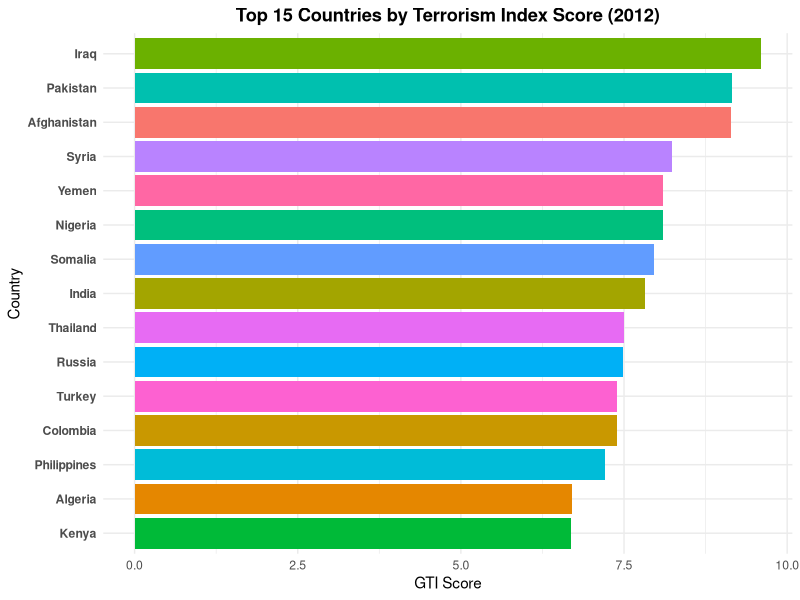
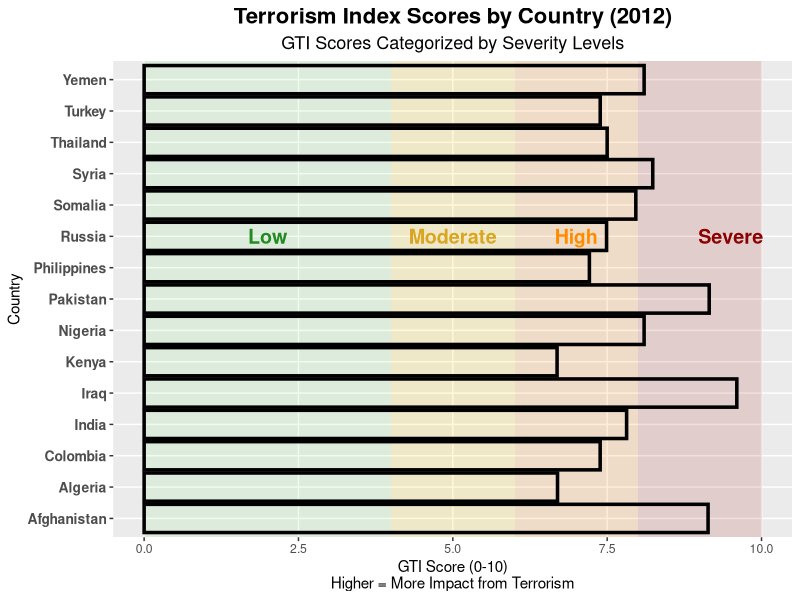
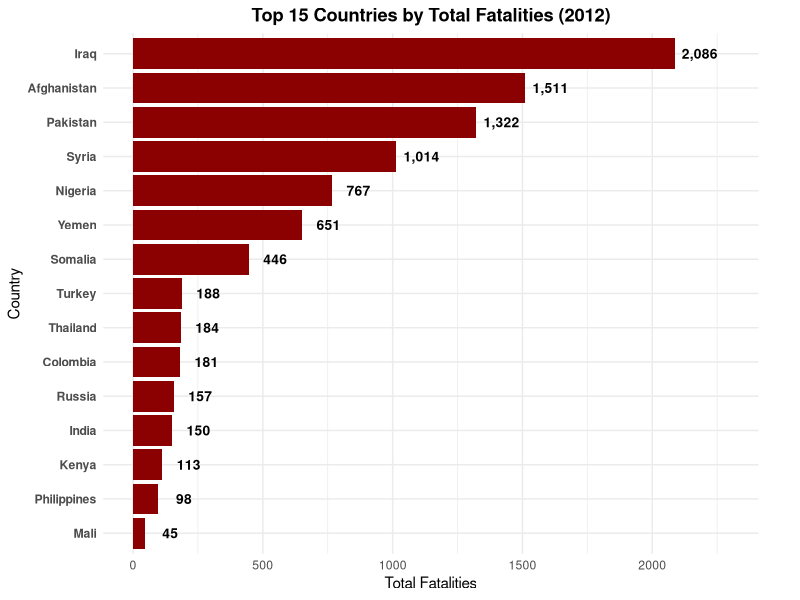
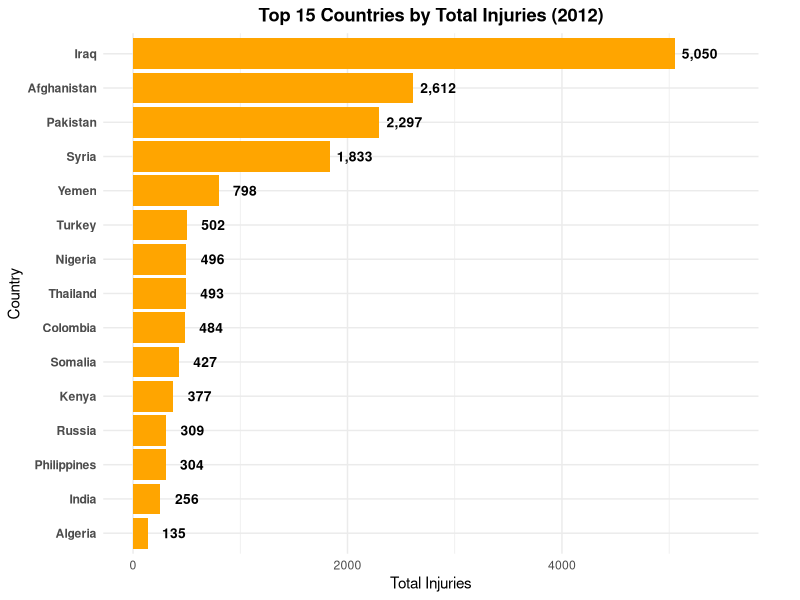
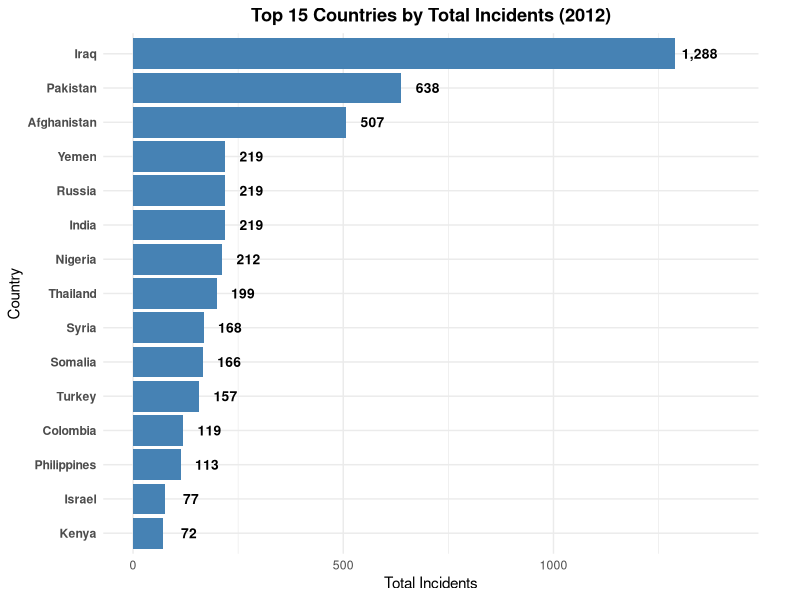
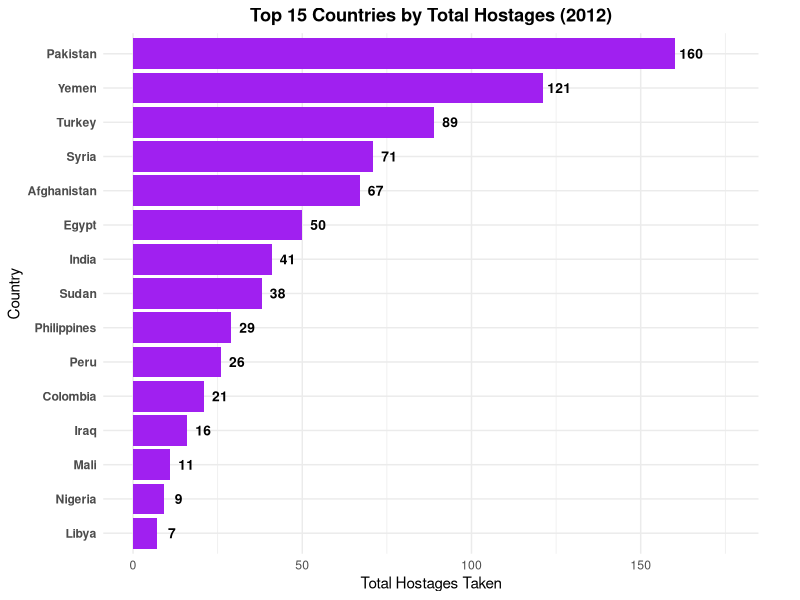
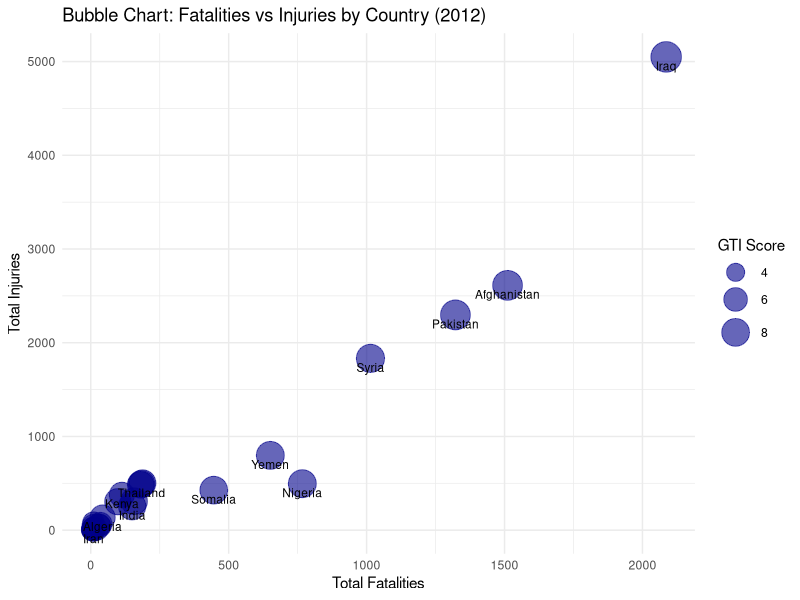

R code for these plots, in order:
## ---- chunk 1
#| label: setup
#| message: false
#| warning: false
#| echo: false

library(readxl)
library(dplyr)
library(tidyr)
library(ggplot2)

# Load the data
df <- read_excel("data/Global Terrorism Index 2023.xlsx", sheet = "2012")

# Clean and filter the data
df_clean <- df %>%
  select(Country, Rank, Score, Incidents, Fatalities, Injuries, Hostages) %>%
  mutate(across(c(Score, Incidents, Fatalities, Injuries, Hostages), as.numeric))

# Filter top 15 countries based on 2012 score
top15 <- df_clean %>%
  arrange(desc(Score)) %>%
  slice(1:15)

## ---- chunk 2
#| label: overall-trend
#| fig-cap: "GTI Scores for Top 15 Most Affected Countries (2012)"

# Plot the data
ggplot(top15, aes(x = reorder(Country, Score), y = Score, fill = Country)) +
  geom_col() +
  coord_flip() +
  labs(title = "Top 15 Countries by Terrorism Index Score (2012)",
       y = "GTI Score", x = "Country") +
  theme_minimal() +
  theme(
    plot.title = element_text(hjust = 0.5, face = "bold"),
    axis.text.y = element_text(face = "bold"),
    legend.position = "none"
  )
## ---- chunk 3
#| label: country-severity
#| fig-cap: "Terrorism Index Trends by Country (2012), with Severity Levels"
#| fig-width: 12
#| fig-height: 8

# Plot the data for top 15 countries
ggplot(top15, aes(x = Country, y = Score)) +
  # Severity background bands (more visible)
  annotate("rect", xmin = -Inf, xmax = Inf, ymin = 8, ymax = 10,
           fill = "#B22222", alpha = 0.15) +
  annotate("rect", xmin = -Inf, xmax = Inf, ymin = 6, ymax = 8,
           fill = "#FF8C00", alpha = 0.15) +
  annotate("rect", xmin = -Inf, xmax = Inf, ymin = 4, ymax = 6,
           fill = "#FFD700", alpha = 0.15) +
  annotate("rect", xmin = -Inf, xmax = Inf, ymin = 0, ymax = 4,
           fill = "#90EE90", alpha = 0.15) +

  # Add labels to indicate severity zones
  annotate("text", x = 10, y = 9.5, label = "Severe", color = "#8B0000", size = 5, fontface = "bold") +
  annotate("text", x = 10, y = 7, label = "High", color = "#FF8C00", size = 5, fontface = "bold") +
  annotate("text", x = 10, y = 5, label = "Moderate", color = "#DAA520", size = 5, fontface = "bold") +
  annotate("text", x = 10, y = 2, label = "Low", color = "#228B22", size = 5, fontface = "bold") +

  # Main bar chart
  geom_bar(stat = "identity", fill = NA, color = "#000000", linewidth = 1.2) +
  
  # Flip coordinates for better readability
  coord_flip() +
  
  scale_x_discrete() +
  
  # Labels and titles
  labs(
    title = "Terrorism Index Scores by Country (2012)",
    subtitle = "GTI Scores Categorized by Severity Levels",
    x = "Country",
    y = "GTI Score (0-10)\nHigher = More Impact from Terrorism"
  ) +
  
  theme(
    plot.title = element_text(size = 16, face = "bold", hjust = 0.5),
    plot.subtitle = element_text(size = 13, hjust = 0.5),
    axis.text.y = element_text(size = 10, face = "bold"),
    panel.grid.minor = element_blank(),
    legend.position = "none"
  )

## ---- chunk 4
#| label: fatalities
#| fig-cap: "Countries with Highest Terrorism-Related Fatalities (2012)"
#| warning: false

top_deaths <- df_clean %>%
  arrange(desc(Fatalities)) %>%
  select(Country, Fatalities) %>%
  slice_head(n = 15)

ggplot(top_deaths, aes(x = reorder(Country, Fatalities), y = Fatalities)) +
  geom_col(fill = "darkred") +
  # Add value labels at the end of each bar
  geom_text(aes(label = format(Fatalities, big.mark = ",")),
            hjust = -0.2, color = "black", fontface = "bold", size = 3.5) +
  coord_flip(clip = "off") +  # Prevent clipping of labels
  scale_y_continuous(limits = function(x) c(0, x[2] * 1.1)) +  # Expand y-axis to make room for labels
  labs(title = "Top 15 Countries by Total Fatalities (2012)",
       x = "Country", y = "Total Fatalities") +
  theme_minimal() +
  theme(
    plot.title = element_text(face = "bold", hjust = 0.5),
    axis.text.y = element_text(face = "bold"),
    plot.margin = margin(5.5, 30, 5.5, 5.5)  # Add right margin for labels
  )
## ---- chunk 5
#| label: injuries
#| fig-cap: "Countries with Highest Terrorism-Related Injuries (2012)"
#| warning: false

top_injuries <- df_clean %>%
  arrange(desc(Injuries)) %>%
  select(Country, Injuries) %>%
  slice_head(n = 15)

ggplot(top_injuries, aes(x = reorder(Country, Injuries), y = Injuries)) +
  geom_col(fill = "orange") +
  # Add value labels at the end of each bar
  geom_text(aes(label = format(Injuries, big.mark = ",")),
            hjust = -0.2, color = "black", fontface = "bold", size = 3.5) +
  coord_flip(clip = "off") +  # Prevent clipping of labels
  scale_y_continuous(limits = function(x) c(0, x[2] * 1.1)) +  # Expand y-axis to make room for labels
  labs(title = "Top 15 Countries by Total Injuries (2012)",
       x = "Country", y = "Total Injuries") +
  theme_minimal() +
  theme(
    plot.title = element_text(face = "bold", hjust = 0.5),
    axis.text.y = element_text(face = "bold"),
    plot.margin = margin(5.5, 30, 5.5, 5.5)  # Add right margin for labels
  )
## ---- chunk 6
#| label: incidents
#| fig-cap: "Countries with Highest Number of Terrorist Incidents (2012)"
#| warning: false

top_incidents <- df_clean %>%
  arrange(desc(Incidents)) %>%
  select(Country, Incidents) %>%
  slice_head(n = 15)

ggplot(top_incidents, aes(x = reorder(Country, Incidents), y = Incidents)) +
  geom_col(fill = "steelblue") +
  # Add value labels at the end of each bar
  geom_text(aes(label = format(Incidents, big.mark = ",")),
            hjust = -0.2, color = "black", fontface = "bold", size = 3.5) +
  coord_flip(clip = "off") +  # Prevent clipping of labels
  scale_y_continuous(limits = function(x) c(0, x[2] * 1.1)) +  # Expand y-axis to make room for labels
  labs(title = "Top 15 Countries by Total Incidents (2012)",
       x = "Country", y = "Total Incidents") +
  theme_minimal() +
  theme(
    plot.title = element_text(face = "bold", hjust = 0.5),
    axis.text.y = element_text(face = "bold"),
    plot.margin = margin(5.5, 30, 5.5, 5.5)  # Add right margin for labels
  )
## ---- chunk 7
#| label: hostages
#| fig-cap: "Countries with Highest Number of Hostages in Terrorist Incidents (2012)"
#| warning: false

top_hostages <- df_clean %>%
  arrange(desc(Hostages)) %>%
  select(Country, Hostages) %>%
  slice_head(n = 15)

ggplot(top_hostages, aes(x = reorder(Country, Hostages), y = Hostages)) +
  geom_col(fill = "purple") +
  # Add value labels at the end of each bar
  geom_text(aes(label = format(Hostages, big.mark = ",")),
            hjust = -0.2, color = "black", fontface = "bold", size = 3.5) +
  coord_flip(clip = "off") +  # Prevent clipping of labels
  scale_y_continuous(limits = function(x) c(0, x[2] * 1.1)) +  # Expand y-axis to make room for labels
  labs(title = "Top 15 Countries by Total Hostages (2012)",
       x = "Country", y = "Total Hostages Taken") +
  theme_minimal() +
  theme(
    plot.title = element_text(face = "bold", hjust = 0.5),
    axis.text.y = element_text(face = "bold"),
    plot.margin = margin(5.5, 30, 5.5, 5.5)  # Add right margin for labels
  )
## ---- chunk 8
#| label: bubble-chart
#| fig-cap: "Multi-Dimensional Analysis of Terrorism Impact by Country (2012)"
#| fig-width: 11
#| fig-height: 8

bubble_data <- df_clean %>%
  group_by(Country) %>%
  select(Country, Fatalities, Injuries, Score) %>%
  filter(Fatalities > 0 & Injuries > 0)

ggplot(bubble_data, aes(x = Fatalities, y = Injuries, size = Score, label = Country)) +
  geom_point(alpha = 0.6, color = "darkblue") +
  geom_text(check_overlap = TRUE, size = 3, vjust = 1.5) +
  scale_size_continuous(range = c(2, 10)) +
  labs(title = "Bubble Chart: Fatalities vs Injuries by Country (2012)",
       x = "Total Fatalities", y = "Total Injuries", size = "GTI Score") +
  theme_minimal()
  theme(
    plot.title = element_text(face = "bold", hjust = 0.5),
    plot.subtitle = element_text(hjust = 0.5),
    legend.position = "right"
  )
